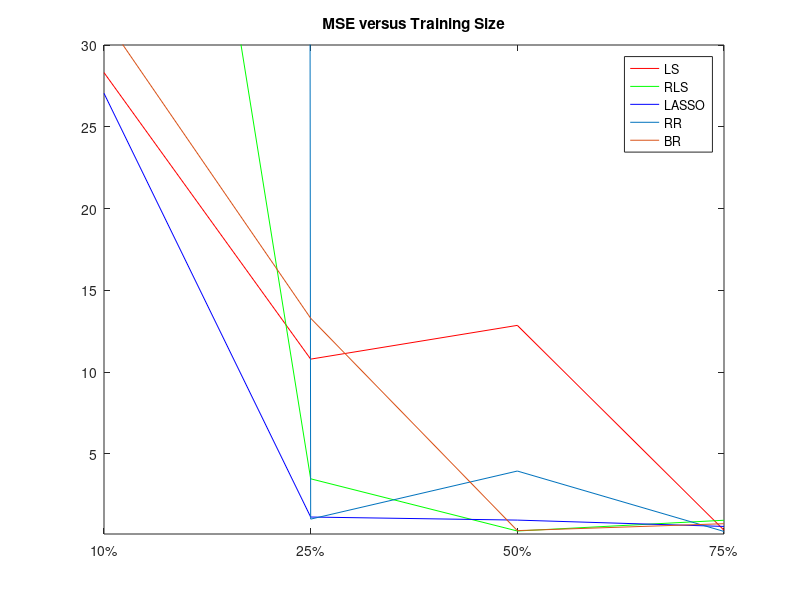

Recreate this plot in MATLAB.
clear;
clc;

x = [1,2,3,4];
y1 = [28.312,10.793,12.857,0.332];
y2 = [82.205,3.475,0.284,0.941];
y3 = [27.046,1.138,0.95,0.563];
y4 = [10069.7,1.011,3.95,0.257];
y5 = [31.689,13.292,0.307,0.73];

figure(1)
plot(x,y1,'r',x,y2,'g',x,y3,'b',x,y4,'',x,y5)
set(gca,'xtick',[1,2,3,4])
set(gca,'xticklabel',{'10%';'25%';'50%';'75%'})
ylim([0.1 30]);
legend({'LS','RLS','LASSO','RR','BR'},'Location','northeast')
title('MSE versus Training Size');
saveas(figure(1),[pwd '/report/fig/1c-error.png']);